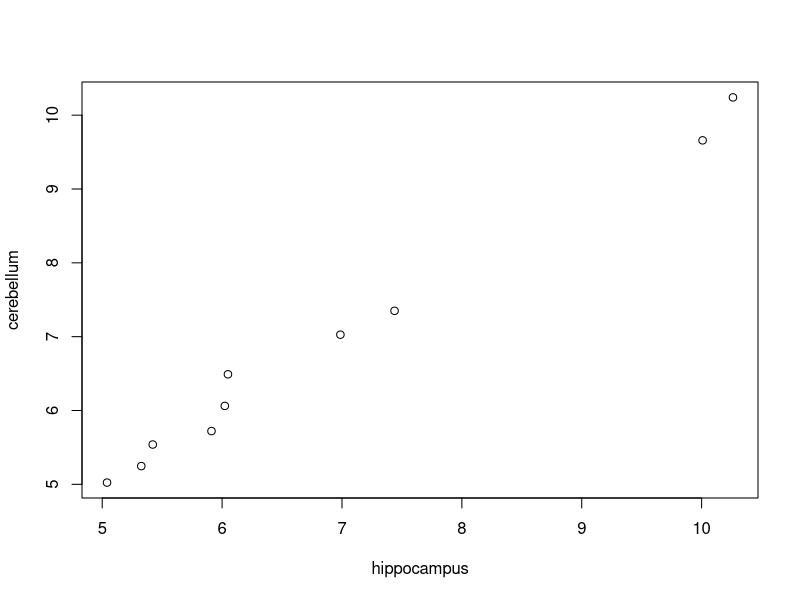
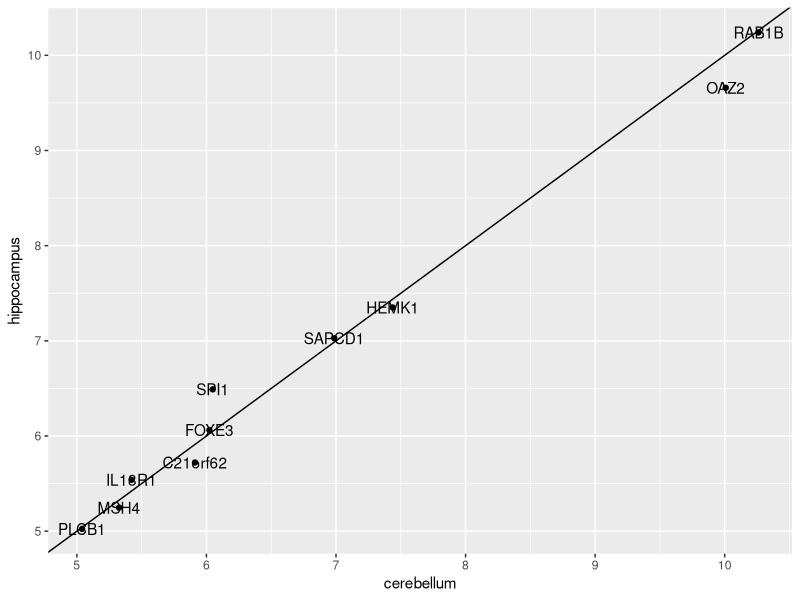
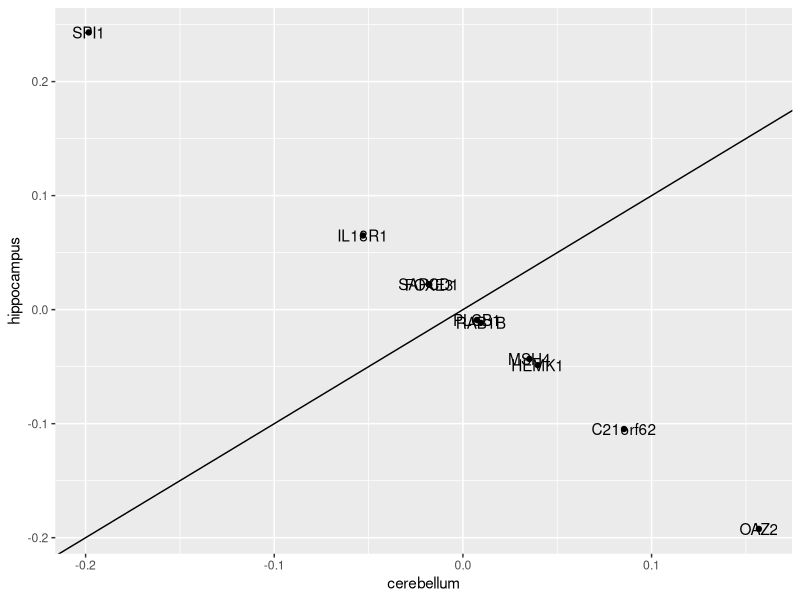
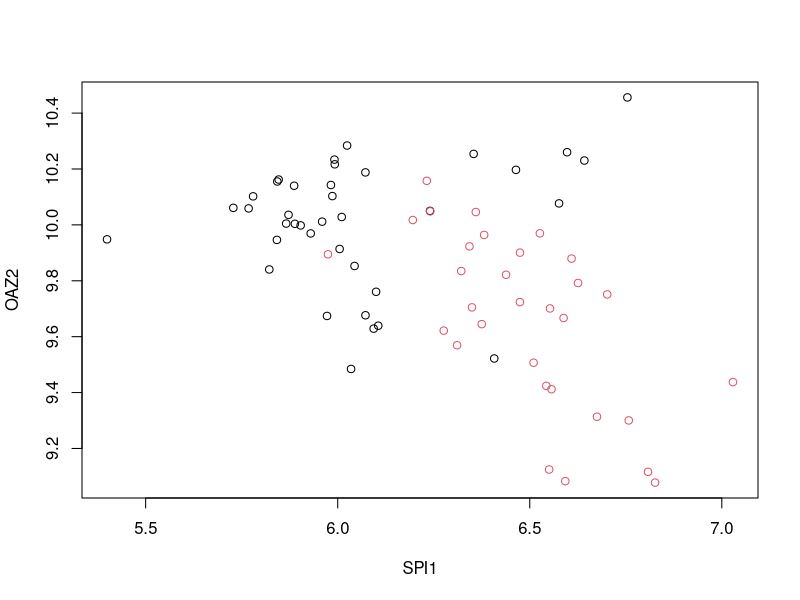

Generate these figures, in order, with R:
library(dslabs)
library(caret)
library(tidyverse)
data("tissue_gene_expression")

set.seed(1993, sample.kind="Rounding") 

ind <- which(tissue_gene_expression$y %in% c("cerebellum", "hippocampus"))
y <- droplevels(tissue_gene_expression$y[ind])
x <- tissue_gene_expression$x[ind, ]
x <- x[, sample(ncol(x), 10)]

#Q1)
#using formula (e.g. y ~ x will require a data to be specified)
#using not as a formula will require a matrix as x = predictors
train_lda <- train(x, y, method = "lda")


#Q2)
train_lda$finalModel$means
plot(train_lda$finalModel$means[1,], train_lda$finalModel$means[2,], 
     xlab = "hippocampus",
     ylab = "cerebellum")


#Q3)
set.seed(1993, sample.kind="Rounding")

ind <- which(tissue_gene_expression$y %in% c("cerebellum", "hippocampus"))
y <- droplevels(tissue_gene_expression$y[ind])
x <- tissue_gene_expression$x[ind, ]
x <- x[, sample(ncol(x), 10)]

train_qda <- train(x, y, method = "qda")


#Q4)
train_qda$finalModel$means

t(train_qda$finalModel$means) %>% data.frame() %>%
  mutate(predictor_name = rownames(.)) %>%
  ggplot(aes(cerebellum, hippocampus, label = predictor_name)) +
  geom_point() +
  geom_text() +
  geom_abline()

#Q5)
train_lda <- train(x, y, method = "lda", preProcess = "center")
train_lda$finalModel$means

t(train_lda$finalModel$means) %>% data.frame() %>% 
  mutate(predictor = rownames(.)) %>% 
  ggplot(aes(cerebellum, hippocampus, label = predictor)) + 
  geom_point() +
  geom_text() +
  geom_abline()

#or 
d <- apply(train_lda$finalModel$means, 2, diff)
ind <- order(abs(d), decreasing = TRUE)[1:2]
plot(x[, ind], col = y)


#Q6)
set.seed(1993, sample.kind="Rounding") 
y <- tissue_gene_expression$y
x <- tissue_gene_expression$x
x <- x[, sample(ncol(x), 10)]

fit_lda <- train(x, y, method = "lda")
fit_lda$results["Accuracy"]

#we see that the results are slightly worse when looking at all of the tissue types
#instead of only selected ones. We can see at the confusionMatrix function to
#learn more about what type of errors we are making:
confusionMatrix(fit_lda)
